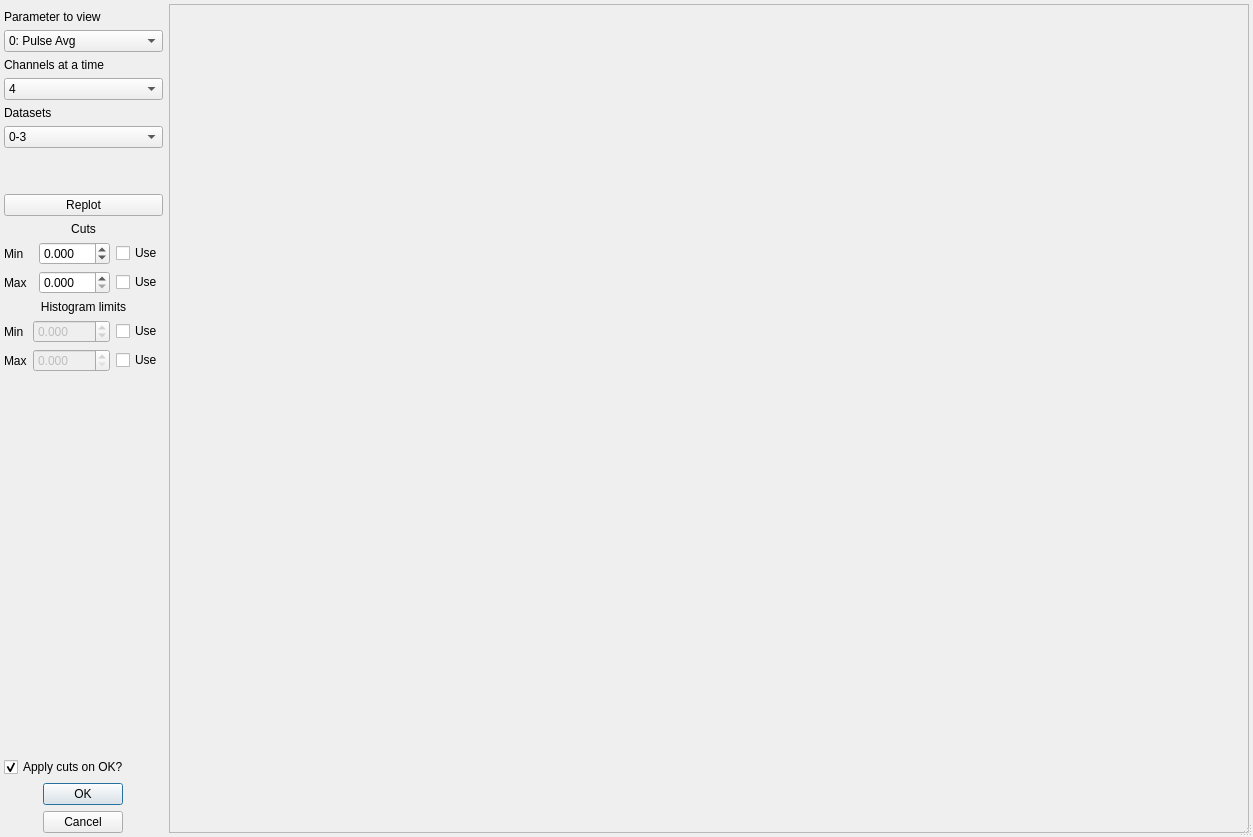
<?xml version="1.0" encoding="UTF-8"?>
<ui version="4.0">
 <class>Dialog</class>
 <widget class="QDialog" name="Dialog">
  <property name="geometry">
   <rect>
    <x>0</x>
    <y>0</y>
    <width>1253</width>
    <height>837</height>
   </rect>
  </property>
  <property name="sizePolicy">
   <sizepolicy hsizetype="MinimumExpanding" vsizetype="Expanding">
    <horstretch>1</horstretch>
    <verstretch>1</verstretch>
   </sizepolicy>
  </property>
  <property name="minimumSize">
   <size>
    <width>1200</width>
    <height>800</height>
   </size>
  </property>
  <property name="windowTitle">
   <string>Dialog</string>
  </property>
  <property name="sizeGripEnabled">
   <bool>true</bool>
  </property>
  <layout class="QHBoxLayout" name="horizontalLayout_2" stretch="0,1">
   <property name="margin">
    <number>4</number>
   </property>
   <item>
    <layout class="QVBoxLayout" name="control_verticalLayout" stretch="0,0,0,0,0,0,0,0,0,0,1,0,0">
     <property name="sizeConstraint">
      <enum>QLayout::SetNoConstraint</enum>
     </property>
     <item>
      <spacer name="verticalSpacer_3">
       <property name="orientation">
        <enum>Qt::Vertical</enum>
       </property>
       <property name="sizeType">
        <enum>QSizePolicy::Fixed</enum>
       </property>
       <property name="sizeHint" stdset="0">
        <size>
         <width>20</width>
         <height>6</height>
        </size>
       </property>
      </spacer>
     </item>
     <item>
      <widget class="QLabel" name="label">
       <property name="text">
        <string>Parameter to view</string>
       </property>
       <property name="buddy">
        <cstring>parameter_chooser</cstring>
       </property>
      </widget>
     </item>
     <item>
      <widget class="QComboBox" name="parameter_chooser">
       <property name="focusPolicy">
        <enum>Qt::ClickFocus</enum>
       </property>
       <item>
        <property name="text">
         <string>0: Pulse Avg</string>
        </property>
       </item>
       <item>
        <property name="text">
         <string>1: Pretrig RMS</string>
        </property>
       </item>
       <item>
        <property name="text">
         <string>2: Pretrig Mean</string>
        </property>
       </item>
       <item>
        <property name="text">
         <string>3: Peak Value</string>
        </property>
       </item>
       <item>
        <property name="text">
         <string>4: Max Posttrig dp/dt</string>
        </property>
       </item>
       <item>
        <property name="text">
         <string>5: Rise Time (ms)</string>
        </property>
       </item>
       <item>
        <property name="text">
         <string>6: Peak Time (ms)</string>
        </property>
       </item>
      </widget>
     </item>
     <item>
      <widget class="QLabel" name="label_2">
       <property name="text">
        <string>Channels at a time</string>
       </property>
       <property name="buddy">
        <cstring>num_channel_chooser</cstring>
       </property>
      </widget>
     </item>
     <item>
      <widget class="QComboBox" name="num_channel_chooser">
       <property name="enabled">
        <bool>true</bool>
       </property>
       <property name="focusPolicy">
        <enum>Qt::TabFocus</enum>
       </property>
       <item>
        <property name="text">
         <string>4</string>
        </property>
       </item>
       <item>
        <property name="text">
         <string>8</string>
        </property>
       </item>
       <item>
        <property name="text">
         <string>12</string>
        </property>
       </item>
       <item>
        <property name="text">
         <string>16</string>
        </property>
       </item>
       <item>
        <property name="text">
         <string>20</string>
        </property>
       </item>
       <item>
        <property name="text">
         <string>24</string>
        </property>
       </item>
       <item>
        <property name="text">
         <string>32</string>
        </property>
       </item>
      </widget>
     </item>
     <item>
      <widget class="QLabel" name="label_3">
       <property name="text">
        <string>Datasets</string>
       </property>
       <property name="buddy">
        <cstring>dataset_chooser</cstring>
       </property>
      </widget>
     </item>
     <item>
      <widget class="QComboBox" name="dataset_chooser">
       <property name="enabled">
        <bool>true</bool>
       </property>
       <property name="focusPolicy">
        <enum>Qt::ClickFocus</enum>
       </property>
       <item>
        <property name="text">
         <string>0-3</string>
        </property>
       </item>
      </widget>
     </item>
     <item>
      <spacer name="verticalSpacer_2">
       <property name="orientation">
        <enum>Qt::Vertical</enum>
       </property>
       <property name="sizeType">
        <enum>QSizePolicy::Maximum</enum>
       </property>
       <property name="sizeHint" stdset="0">
        <size>
         <width>20</width>
         <height>40</height>
        </size>
       </property>
      </spacer>
     </item>
     <item>
      <widget class="QPushButton" name="replot_button">
       <property name="text">
        <string>Replot</string>
       </property>
      </widget>
     </item>
     <item>
      <layout class="QVBoxLayout" name="cuts_limits_layout">
       <item>
        <widget class="QLabel" name="label_4">
         <property name="text">
          <string>Cuts</string>
         </property>
         <property name="alignment">
          <set>Qt::AlignCenter</set>
         </property>
        </widget>
       </item>
       <item>
        <layout class="QGridLayout" name="cuts_gridLayout">
         <item row="0" column="0">
          <widget class="QLabel" name="label_5">
           <property name="text">
            <string>Min</string>
           </property>
           <property name="buddy">
            <cstring>cuts_min_spin</cstring>
           </property>
          </widget>
         </item>
         <item row="0" column="1">
          <widget class="QDoubleSpinBox" name="cuts_min_spin">
           <property name="decimals">
            <number>3</number>
           </property>
           <property name="minimum">
            <double>-99.000000000000000</double>
           </property>
           <property name="maximum">
            <double>999.999000000000024</double>
           </property>
           <property name="value">
            <double>0.000000000000000</double>
           </property>
          </widget>
         </item>
         <item row="1" column="0">
          <widget class="QLabel" name="label_6">
           <property name="text">
            <string>Max</string>
           </property>
           <property name="buddy">
            <cstring>cuts_max_spin</cstring>
           </property>
          </widget>
         </item>
         <item row="1" column="1">
          <widget class="QDoubleSpinBox" name="cuts_max_spin">
           <property name="decimals">
            <number>3</number>
           </property>
           <property name="maximum">
            <double>999.999000000000024</double>
           </property>
          </widget>
         </item>
         <item row="0" column="2">
          <widget class="QCheckBox" name="use_min_cut">
           <property name="text">
            <string>Use</string>
           </property>
          </widget>
         </item>
         <item row="1" column="2">
          <widget class="QCheckBox" name="use_max_cut">
           <property name="text">
            <string>Use</string>
           </property>
          </widget>
         </item>
        </layout>
       </item>
       <item>
        <widget class="QLabel" name="label_9">
         <property name="text">
          <string>Histogram limits</string>
         </property>
         <property name="alignment">
          <set>Qt::AlignCenter</set>
         </property>
        </widget>
       </item>
       <item>
        <layout class="QGridLayout" name="hist_limits_gridLayout">
         <item row="1" column="0">
          <widget class="QLabel" name="label_8">
           <property name="text">
            <string>Max</string>
           </property>
           <property name="buddy">
            <cstring>hist_max_spin</cstring>
           </property>
          </widget>
         </item>
         <item row="0" column="0">
          <widget class="QLabel" name="label_7">
           <property name="text">
            <string>Min</string>
           </property>
           <property name="buddy">
            <cstring>hist_min_spin</cstring>
           </property>
          </widget>
         </item>
         <item row="0" column="2">
          <widget class="QCheckBox" name="use_hist_min">
           <property name="toolTip">
            <string>Do we fix the histogram lower limit?</string>
           </property>
           <property name="text">
            <string>Use</string>
           </property>
          </widget>
         </item>
         <item row="1" column="2">
          <widget class="QCheckBox" name="use_hist_max">
           <property name="toolTip">
            <string>Do we fix the histogram lower limit?</string>
           </property>
           <property name="text">
            <string>Use</string>
           </property>
          </widget>
         </item>
         <item row="1" column="1">
          <widget class="QDoubleSpinBox" name="hist_max_spin">
           <property name="enabled">
            <bool>false</bool>
           </property>
           <property name="toolTip">
            <string>Lower limit of the histogram</string>
           </property>
           <property name="decimals">
            <number>3</number>
           </property>
           <property name="maximum">
            <double>9999.998999999999796</double>
           </property>
          </widget>
         </item>
         <item row="0" column="1">
          <widget class="QDoubleSpinBox" name="hist_min_spin">
           <property name="enabled">
            <bool>false</bool>
           </property>
           <property name="toolTip">
            <string>Upper limit of the histogram</string>
           </property>
           <property name="decimals">
            <number>3</number>
           </property>
           <property name="minimum">
            <double>-99.000000000000000</double>
           </property>
           <property name="maximum">
            <double>999.999000000000024</double>
           </property>
          </widget>
         </item>
        </layout>
       </item>
      </layout>
     </item>
     <item>
      <spacer name="verticalSpacer">
       <property name="orientation">
        <enum>Qt::Vertical</enum>
       </property>
       <property name="sizeType">
        <enum>QSizePolicy::Expanding</enum>
       </property>
       <property name="sizeHint" stdset="0">
        <size>
         <width>20</width>
         <height>20</height>
        </size>
       </property>
      </spacer>
     </item>
     <item>
      <widget class="QCheckBox" name="apply_cuts_check">
       <property name="toolTip">
        <string>Whether to apply cuts before returning</string>
       </property>
       <property name="text">
        <string>Apply cuts on OK?</string>
       </property>
       <property name="checked">
        <bool>true</bool>
       </property>
      </widget>
     </item>
     <item>
      <layout class="QHBoxLayout" name="horizontalLayout">
       <item>
        <widget class="QDialogButtonBox" name="dialog_control_buttons">
         <property name="sizePolicy">
          <sizepolicy hsizetype="Fixed" vsizetype="Fixed">
           <horstretch>0</horstretch>
           <verstretch>0</verstretch>
          </sizepolicy>
         </property>
         <property name="orientation">
          <enum>Qt::Vertical</enum>
         </property>
         <property name="standardButtons">
          <set>QDialogButtonBox::Cancel|QDialogButtonBox::Ok</set>
         </property>
        </widget>
       </item>
      </layout>
     </item>
    </layout>
   </item>
   <item>
    <widget class="QFrame" name="pylab_holder">
     <property name="sizePolicy">
      <sizepolicy hsizetype="MinimumExpanding" vsizetype="MinimumExpanding">
       <horstretch>1</horstretch>
       <verstretch>1</verstretch>
      </sizepolicy>
     </property>
     <property name="minimumSize">
      <size>
       <width>1024</width>
       <height>800</height>
      </size>
     </property>
     <property name="toolTip">
      <string>Plotting window</string>
     </property>
     <property name="frameShape">
      <enum>QFrame::StyledPanel</enum>
     </property>
     <property name="frameShadow">
      <enum>QFrame::Raised</enum>
     </property>
    </widget>
   </item>
  </layout>
  <zorder>verticalLayoutWidget</zorder>
  <zorder>verticalSpacer</zorder>
  <zorder>gridLayoutWidget</zorder>
  <zorder>formLayoutWidget</zorder>
  <zorder>layoutWidget</zorder>
  <zorder>label_4</zorder>
  <zorder>label_9</zorder>
  <zorder>label_7</zorder>
  <zorder>pylab_holder</zorder>
 </widget>
 <tabstops>
  <tabstop>parameter_chooser</tabstop>
  <tabstop>num_channel_chooser</tabstop>
  <tabstop>cuts_min_spin</tabstop>
  <tabstop>cuts_max_spin</tabstop>
  <tabstop>use_min_cut</tabstop>
  <tabstop>use_max_cut</tabstop>
  <tabstop>use_hist_min</tabstop>
  <tabstop>use_hist_max</tabstop>
  <tabstop>hist_max_spin</tabstop>
  <tabstop>hist_min_spin</tabstop>
  <tabstop>dialog_control_buttons</tabstop>
  <tabstop>dataset_chooser</tabstop>
  <tabstop>replot_button</tabstop>
  <tabstop>apply_cuts_check</tabstop>
 </tabstops>
 <resources/>
 <connections>
  <connection>
   <sender>dialog_control_buttons</sender>
   <signal>accepted()</signal>
   <receiver>Dialog</receiver>
   <slot>accept()</slot>
   <hints>
    <hint type="sourcelabel">
     <x>62</x>
     <y>831</y>
    </hint>
    <hint type="destinationlabel">
     <x>157</x>
     <y>274</y>
    </hint>
   </hints>
  </connection>
  <connection>
   <sender>dialog_control_buttons</sender>
   <signal>rejected()</signal>
   <receiver>Dialog</receiver>
   <slot>reject()</slot>
   <hints>
    <hint type="sourcelabel">
     <x>73</x>
     <y>831</y>
    </hint>
    <hint type="destinationlabel">
     <x>286</x>
     <y>274</y>
    </hint>
   </hints>
  </connection>
  <connection>
   <sender>parameter_chooser</sender>
   <signal>currentIndexChanged(int)</signal>
   <receiver>Dialog</receiver>
   <slot>changed_parameter_number(int)</slot>
   <hints>
    <hint type="sourcelabel">
     <x>96</x>
     <y>45</y>
    </hint>
    <hint type="destinationlabel">
     <x>434</x>
     <y>339</y>
    </hint>
   </hints>
  </connection>
  <connection>
   <sender>cuts_max_spin</sender>
   <signal>valueChanged(double)</signal>
   <receiver>Dialog</receiver>
   <slot>changed_cut_parameter(double)</slot>
   <hints>
    <hint type="sourcelabel">
     <x>92</x>
     <y>357</y>
    </hint>
    <hint type="destinationlabel">
     <x>434</x>
     <y>339</y>
    </hint>
   </hints>
  </connection>
  <connection>
   <sender>cuts_min_spin</sender>
   <signal>valueChanged(double)</signal>
   <receiver>Dialog</receiver>
   <slot>changed_cut_parameter(double)</slot>
   <hints>
    <hint type="sourcelabel">
     <x>92</x>
     <y>322</y>
    </hint>
    <hint type="destinationlabel">
     <x>434</x>
     <y>339</y>
    </hint>
   </hints>
  </connection>
  <connection>
   <sender>use_min_cut</sender>
   <signal>toggled(bool)</signal>
   <receiver>cuts_min_spin</receiver>
   <slot>setEnabled(bool)</slot>
   <hints>
    <hint type="sourcelabel">
     <x>175</x>
     <y>310</y>
    </hint>
    <hint type="destinationlabel">
     <x>92</x>
     <y>322</y>
    </hint>
   </hints>
  </connection>
  <connection>
   <sender>use_max_cut</sender>
   <signal>toggled(bool)</signal>
   <receiver>cuts_max_spin</receiver>
   <slot>setEnabled(bool)</slot>
   <hints>
    <hint type="sourcelabel">
     <x>175</x>
     <y>345</y>
    </hint>
    <hint type="destinationlabel">
     <x>92</x>
     <y>357</y>
    </hint>
   </hints>
  </connection>
  <connection>
   <sender>use_hist_max</sender>
   <signal>toggled(bool)</signal>
   <receiver>hist_max_spin</receiver>
   <slot>setEnabled(bool)</slot>
   <hints>
    <hint type="sourcelabel">
     <x>170</x>
     <y>447</y>
    </hint>
    <hint type="destinationlabel">
     <x>79</x>
     <y>459</y>
    </hint>
   </hints>
  </connection>
  <connection>
   <sender>use_hist_min</sender>
   <signal>toggled(bool)</signal>
   <receiver>hist_min_spin</receiver>
   <slot>setEnabled(bool)</slot>
   <hints>
    <hint type="sourcelabel">
     <x>170</x>
     <y>412</y>
    </hint>
    <hint type="destinationlabel">
     <x>79</x>
     <y>424</y>
    </hint>
   </hints>
  </connection>
  <connection>
   <sender>replot_button</sender>
   <signal>clicked()</signal>
   <receiver>Dialog</receiver>
   <slot>update_plots()</slot>
   <hints>
    <hint type="sourcelabel">
     <x>117</x>
     <y>262</y>
    </hint>
    <hint type="destinationlabel">
     <x>191</x>
     <y>582</y>
    </hint>
   </hints>
  </connection>
  <connection>
   <sender>dataset_chooser</sender>
   <signal>activated(QString)</signal>
   <receiver>Dialog</receiver>
   <slot>update_plots()</slot>
   <hints>
    <hint type="sourcelabel">
     <x>102</x>
     <y>163</y>
    </hint>
    <hint type="destinationlabel">
     <x>626</x>
     <y>418</y>
    </hint>
   </hints>
  </connection>
  <connection>
   <sender>num_channel_chooser</sender>
   <signal>activated(QString)</signal>
   <receiver>Dialog</receiver>
   <slot>changed_dataset_count(QString)</slot>
   <hints>
    <hint type="sourcelabel">
     <x>102</x>
     <y>109</y>
    </hint>
    <hint type="destinationlabel">
     <x>210</x>
     <y>184</y>
    </hint>
   </hints>
  </connection>
 </connections>
 <slots>
  <slot>changed_cut_parameter(double)</slot>
  <slot>changed_parameter_number(int)</slot>
  <slot>update_plots()</slot>
  <slot>changed_dataset_count(QString)</slot>
 </slots>
</ui>
